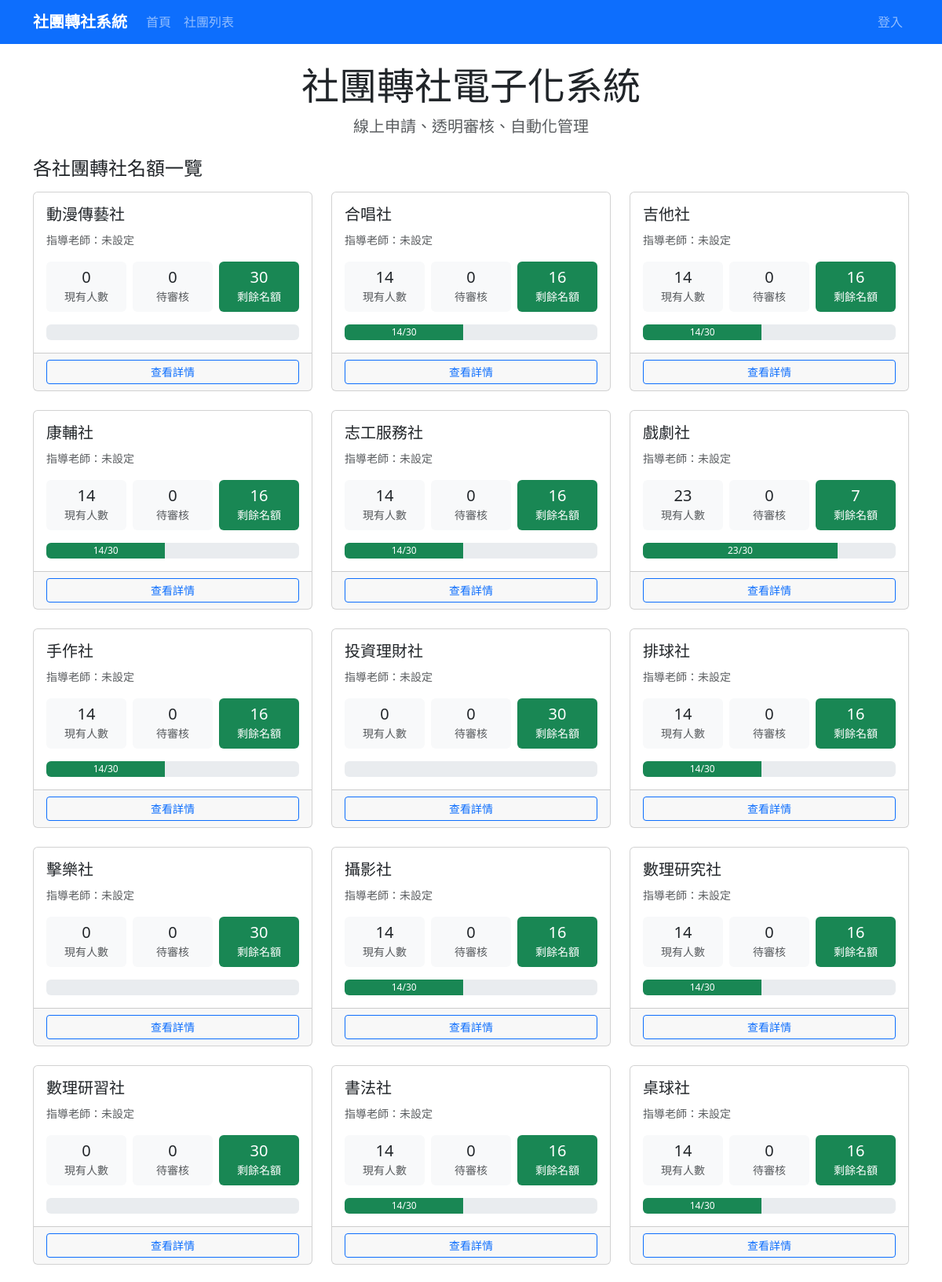
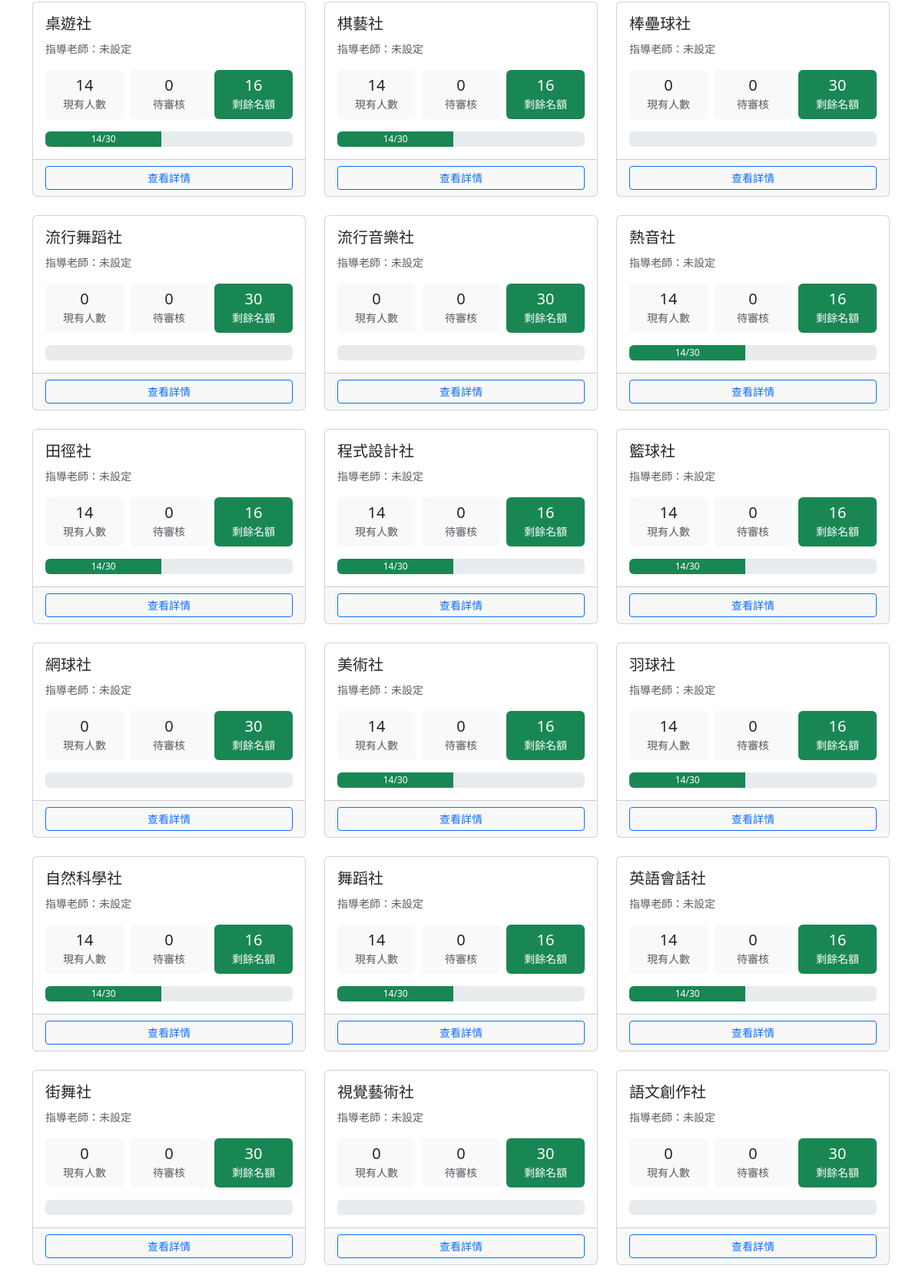
The page / (upper part) on the database its author committed (2 pictures, top to bottom).
### clubs/models.py (models this page shows, shortened)
class Club(models.Model):
    CATEGORY_CHOICES = [
        ('academic', '學術類'),
        ('arts', '藝文類'),
        ('performance', '藝能類'),
        ('recreation', '康輔類'),
        ('sports', '體育類'),
    ]
    code = models.CharField(max_length=10, unique=True, null=True, blank=True, verbose_name='社團代號')
    name = models.CharField(max_length=100, verbose_name='社團名稱')
    teacher = models.CharField(max_length=50, default='', verbose_name='指導老師')
    president = models.CharField(max_length=50, default='', verbose_name='社長')
    location = models.CharField(max_length=100, blank=True, verbose_name='社課場地')
    category = models.CharField(max_length=20, choices=CATEGORY_CHOICES, blank=True, verbose_name='類別')
    description = models.TextField(blank=True, verbose_name='社團描述')
    max_members = models.PositiveIntegerField(default=30, verbose_name='人數上限')
    current_members = models.PositiveIntegerField(default=0, verbose_name='現有人數')
    is_active = models.BooleanField(default=True, verbose_name='啟用中')
    created_at = models.DateTimeField(auto_now_add=True, verbose_name='建立時間')
    updated_at = models.DateTimeField(auto_now=True, verbose_name='更新時間')
    class Meta:
        verbose_name = '社團'
        verbose_name_plural = '社團'
        ordering = ['name']

### accounts/views.py (the view)
# urls.py: path('', views.HomeView.as_view(), name='home'),
class HomeView(TemplateView):
    template_name = 'accounts/home.html'
    def get_context_data(self, **kwargs):
        context = super().get_context_data(**kwargs)
        clubs = Club.objects.all().prefetch_related('members', 'transfer_in_requests')
        club_info = []
        for club in clubs:
            pending_count = club.transfer_in_requests.filter(
                status__in=['new_president_pending', 'new_teacher_pending']
            ).count()
            remaining_slots = club.max_members - club.current_members
            club_info.append({
                'club': club,
                'pending_count': pending_count,
                'remaining_slots': max(0, remaining_slots),
            })
        context['club_info_list'] = club_info
        return context

### templates/accounts/home.html (shortened to what this page needs)
{% extends 'base.html' %}
{% block content %}
<div class="text-center mb-4">
    <h1 class="display-5">社團轉社電子化系統</h1>
    <p class="lead text-muted">線上申請、透明審核、自動化管理</p>
</div>
<h2 class="h4 mb-3">各社團轉社名額一覽</h2>
<div class="row row-cols-1 row-cols-md-2 row-cols-lg-3 g-4">
    {% for info in club_info_list %}
    <div class="col">
        <div class="card club-card h-100">
            <div class="card-body">
                <h5 class="card-title">{{ info.club.name }}</h5>
                <p class="card-text text-muted">
                    <small>指導老師：{{ info.club.teacher.get_full_name|default:"未設定" }}</small>
                </p>
                <div class="row text-center g-2">
                    <div class="col-4">
                        <div class="p-2 bg-light rounded">
                            <div class="h5 mb-0">{{ info.club.current_members }}</div>
                            <small class="text-muted">現有人數</small>
                        </div>
                    </div>
                    <div class="col-4">
                        <div class="p-2 bg-light rounded">
                            <div class="h5 mb-0">{{ info.pending_count }}</div>
                            <small class="text-muted">待審核</small>
                        </div>
                    </div>
                    <div class="col-4">
                        <div class="p-2 {% if info.remaining_slots > 0 %}bg-success text-white{% else %}bg-danger text-white{% endif %} rounded">
                            <div class="h5 mb-0">{{ info.remaining_slots }}</div>
                            <small>{% if info.remaining_slots > 0 %}剩餘名額{% else %}已額滿{% endif %}</small>
                        </div>
                    </div>
                </div>
                <div class="mt-3">
                    <div class="progress" style="height: 20px;">
                        {% widthratio info.club.current_members info.club.max_members 100 as percentage %}
                        <div class="progress-bar {% if percentage >= 100 %}bg-danger{% elif percentage >= 80 %}bg-warning{% else %}bg-success{% endif %}"
                             role="progressbar"
                             style="width: {{ percentage }}%">
                            {{ info.club.current_members }}/{{ info.club.max_members }}
                        </div>
                    </div>
                </div>
            </div>
            <div class="card-footer">
                <a href="{% url 'club_detail' info.club.pk %}" class="btn btn-outline-primary btn-sm w-100">
                    查看詳情
                </a>
            </div>
        </div>
    </div>
    {% empty %}
    <div class="col-12">
        <div class="alert alert-info">目前沒有社團資料</div>
    </div>
    {% endfor %}
</div>
{% endblock %}

### templates/base.html (style rules this page uses)
.club-card { transition: transform 0.2s; }

### rows shown on the page
Club: club.name "動漫傳藝社", club.teacher.get_full_name "未設定", club.current_members "0", pending_count "0", remaining_slots "30"
Club: club.name "合唱社", club.teacher.get_full_name "未設定", club.current_members "14", pending_count "0", remaining_slots "16", {{ percentage }} 47 (drawn), club.max_members "30"
Club: club.name "吉他社", club.teacher.get_full_name "未設定", club.current_members "14", pending_count "0", remaining_slots "16", {{ percentage }} 47 (drawn), club.max_members "30"
Club: club.name "康輔社", club.teacher.get_full_name "未設定", club.current_members "14", pending_count "0", remaining_slots "16", {{ percentage }} 47 (drawn), club.max_members "30"
Club: club.name "志工服務社", club.teacher.get_full_name "未設定", club.current_members "14", pending_count "0", remaining_slots "16", {{ percentage }} 47 (drawn), club.max_members "30"
Club: club.name "戲劇社", club.teacher.get_full_name "未設定", club.current_members "23", pending_count "0", remaining_slots "7", {{ percentage }} 77 (drawn), club.max_members "30"
Club: club.name "手作社", club.teacher.get_full_name "未設定", club.current_members "14", pending_count "0", remaining_slots "16", {{ percentage }} 47 (drawn), club.max_members "30"
Club: club.name "投資理財社", club.teacher.get_full_name "未設定", club.current_members "0", pending_count "0", remaining_slots "30"
Club: club.name "排球社", club.teacher.get_full_name "未設定", club.current_members "14", pending_count "0", remaining_slots "16", {{ percentage }} 47 (drawn), club.max_members "30"
Club: club.name "擊樂社", club.teacher.get_full_name "未設定", club.current_members "0", pending_count "0", remaining_slots "30"
Club: club.name "攝影社", club.teacher.get_full_name "未設定", club.current_members "14", pending_count "0", remaining_slots "16", {{ percentage }} 47 (drawn), club.max_members "30"
Club: club.name "數理研究社", club.teacher.get_full_name "未設定", club.current_members "14", pending_count "0", remaining_slots "16", {{ percentage }} 47 (drawn), club.max_members "30"
Club: club.name "數理研習社", club.teacher.get_full_name "未設定", club.current_members "0", pending_count "0", remaining_slots "30"
Club: club.name "書法社", club.teacher.get_full_name "未設定", club.current_members "14", pending_count "0", remaining_slots "16", {{ percentage }} 47 (drawn), club.max_members "30"
Club: club.name "桌球社", club.teacher.get_full_name "未設定", club.current_members "14", pending_count "0", remaining_slots "16", {{ percentage }} 47 (drawn), club.max_members "30"
Club: club.name "桌遊社", club.teacher.get_full_name "未設定", club.current_members "14", pending_count "0", remaining_slots "16", {{ percentage }} 47 (drawn), club.max_members "30"
Club: club.name "棋藝社", club.teacher.get_full_name "未設定", club.current_members "14", pending_count "0", remaining_slots "16", {{ percentage }} 47 (drawn), club.max_members "30"
Club: club.name "棒壘球社", club.teacher.get_full_name "未設定", club.current_members "0", pending_count "0", remaining_slots "30"
Club: club.name "流行舞蹈社", club.teacher.get_full_name "未設定", club.current_members "0", pending_count "0", remaining_slots "30"
Club: club.name "流行音樂社", club.teacher.get_full_name "未設定", club.current_members "0", pending_count "0", remaining_slots "30"
Club: club.name "熱音社", club.teacher.get_full_name "未設定", club.current_members "14", pending_count "0", remaining_slots "16", {{ percentage }} 47 (drawn), club.max_members "30"
Club: club.name "田徑社", club.teacher.get_full_name "未設定", club.current_members "14", pending_count "0", remaining_slots "16", {{ percentage }} 47 (drawn), club.max_members "30"
Club: club.name "程式設計社", club.teacher.get_full_name "未設定", club.current_members "14", pending_count "0", remaining_slots "16", {{ percentage }} 47 (drawn), club.max_members "30"
Club: club.name "籃球社", club.teacher.get_full_name "未設定", club.current_members "14", pending_count "0", remaining_slots "16", {{ percentage }} 47 (drawn), club.max_members "30"
Club: club.name "網球社", club.teacher.get_full_name "未設定", club.current_members "0", pending_count "0", remaining_slots "30"
Club: club.name "美術社", club.teacher.get_full_name "未設定", club.current_members "14", pending_count "0", remaining_slots "16", {{ percentage }} 47 (drawn), club.max_members "30"
Club: club.name "羽球社", club.teacher.get_full_name "未設定", club.current_members "14", pending_count "0", remaining_slots "16", {{ percentage }} 47 (drawn), club.max_members "30"
Club: club.name "自然科學社", club.teacher.get_full_name "未設定", club.current_members "14", pending_count "0", remaining_slots "16", {{ percentage }} 47 (drawn), club.max_members "30"
Club: club.name "舞蹈社", club.teacher.get_full_name "未設定", club.current_members "14", pending_count "0", remaining_slots "16", {{ percentage }} 47 (drawn), club.max_members "30"
Club: club.name "英語會話社", club.teacher.get_full_name "未設定", club.current_members "14", pending_count "0", remaining_slots "16", {{ percentage }} 47 (drawn), club.max_members "30"
Club: club.name "街舞社", club.teacher.get_full_name "未設定", club.current_members "0", pending_count "0", remaining_slots "30"
Club: club.name "視覺藝術社", club.teacher.get_full_name "未設定", club.current_members "0", pending_count "0", remaining_slots "30"
Club: club.name "語文創作社", club.teacher.get_full_name "未設定", club.current_members "0", pending_count "0", remaining_slots "30"
